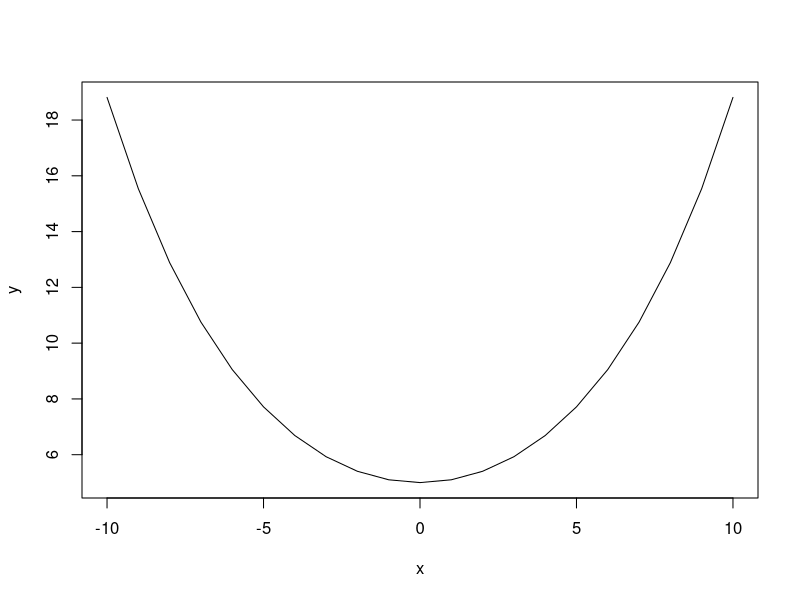

Here is the R script that generated this plot:
## ---- chunk 1

## ---- chunk 2
a <- 5
x <- -10:10
y <- a * (exp(x/a) + exp(-x/a))/2

plot(x, y, type='l')
